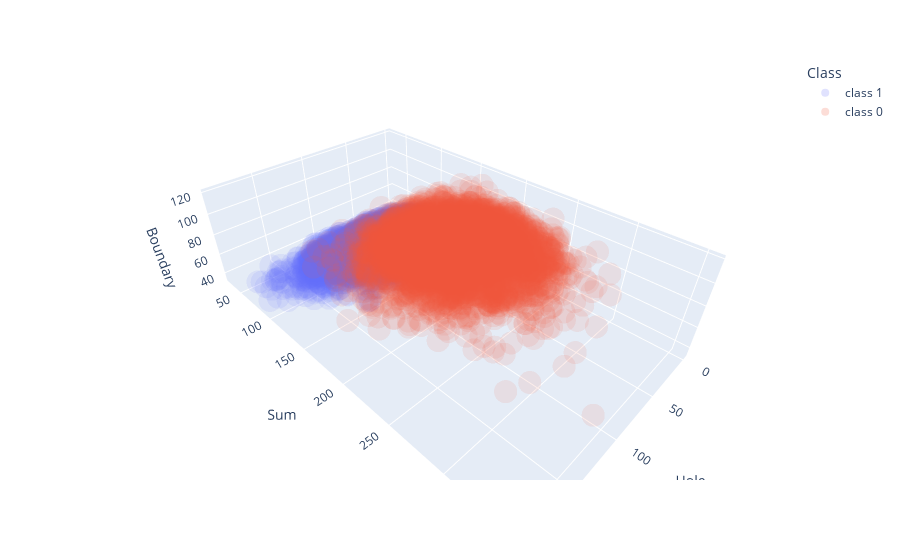

This figure's notebook cell:
### Markdown cell above
Now let us try plotting 3 features together.

### Code cell
cl1 = ['class 1']*len(sum1)
cl0 = ['class 0']*len(sum0)
df = pd.DataFrame(list(zip(np.concatenate((hole0, hole0)), np.concatenate((sum1,sum0)),
                           np.concatenate((bound1,bound0)), np.concatenate((cl1, cl0)))),
               columns =['Hole', 'Sum', 'Boundary', 'Class'])
df.head()
fig = px.scatter_3d(df, x='Hole', y='Sum', z='Boundary', color='Class', opacity=0.1)
fig.show()

### Figure 1 — Plotly figure (JSON) as saved in the notebook; plotly's stock layout.template omitted (floating-point values rounded to 4 significant figures; data arrays with more than 128 entries replaced by an {"elided": "..."} marker saying what was removed)
{"data": [{"hovertemplate": "Class=class 1<br>Hole=%{x}<br>Sum=%{y}<br>Boundary=%{z}<extra></extra>", "legendgroup": "class 1", "marker": {"color": "#636efa", "opacity": 0.1, "symbol": "circle"}, "mode": "markers", "name": "class 1", "scene": "scene", "showlegend": true, "type": "scatter3d", "x": {"elided": "6742 int values"}, "y": {"elided": "6742 int values"}, "z": {"elided": "6742 int values"}}, {"hovertemplate": "Class=class 0<br>Hole=%{x}<br>Sum=%{y}<br>Boundary=%{z}<extra></extra>", "legendgroup": "class 0", "marker": {"color": "#EF553B", "opacity": 0.1, "symbol": "circle"}, "mode": "markers", "name": "class 0", "scene": "scene", "showlegend": true, "type": "scatter3d", "x": {"elided": "5104 int values"}, "y": {"elided": "5104 int values"}, "z": {"elided": "5104 int values"}}], "layout": {"legend": {"title": {"text": "Class"}, "tracegroupgap": 0}, "margin": {"t": 60}, "scene": {"domain": {"x": [0, 1], "y": [0, 1]}, "xaxis": {"title": {"text": "Hole"}}, "yaxis": {"title": {"text": "Sum"}}, "zaxis": {"title": {"text": "Boundary"}}}}}
